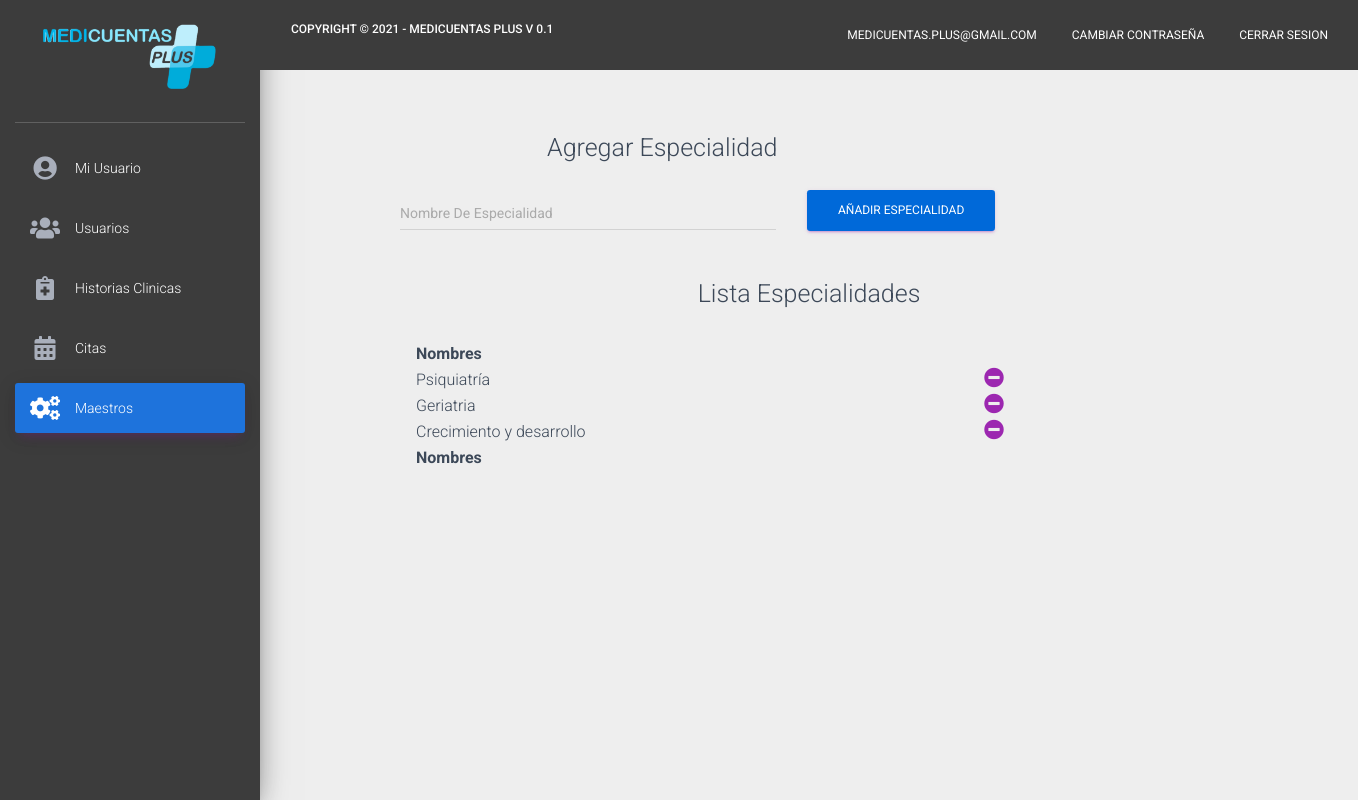
Screenshot of /maestros/especialidades (signed in) with the database file from the repository.
### modelos/models.py (models this page shows)
class Usuario(models.Model):
    primernombre = models.CharField(max_length=1000, blank=True, null=True)
    segundonombre = models.CharField(max_length=1000, blank=True, null=True)
    primerapellido = models.CharField(max_length=1000, blank=True, null=True)
    segundoapellido = models.CharField(max_length=1000, blank=True, null=True)
    usuario = models.CharField(max_length=1000, blank=True, null=True)
    clave = models.TextField(blank=True, null=True)
    tipodocumento= models.CharField(max_length=1000, blank=True, null=True)
    numerodocumento= models.CharField(max_length=1000, blank=True, null=True)
    fechanacimiento = models.DateField(blank=True, null=True)
    edad = models.CharField(max_length=100, blank=True, null=True)
    numerotelefono = models.IntegerField( blank=True, null=True)
    ciudad = models.ForeignKey(Ciudad, on_delete=models.CASCADE,blank=True, null=True)
    especialidad = models.ForeignKey(Especialidad, on_delete=models.CASCADE,blank=True, null=True)
    rol = models.CharField(max_length=500, blank=True , null=True)
    asistente = models.CharField(max_length=500, blank=True, null= True)
    permisoscomentario = models.CharField(max_length=100, blank=True, null= True)
    sexo = models.CharField(max_length=500, blank=True, null= True)
    consultorio = models.CharField(max_length=500, blank=True, null= True)
    estado = models.CharField(max_length=500, blank=True, null= True)

class Especialidad(models.Model):
    especialidad = models.CharField(max_length=1000, blank=True, null=True)

### modelos/views.py (the view)
# urls.py: path('maestros/especialidades',especialidades),
def especialidades(request):
    if request.session.get('validar') == False:
        return redirect('/')
    else:
        usuario = Usuario.objects.get(id=request.session.get('user'))
        if usuario.rol == "Administrador":
            especialidades = Especialidad.objects.all()
            validar = 0
            if request.method == "POST":
                especiaregister = Especialidad(especialidad=request.POST.get("especialidad"))
                especiaregister.save()
                validar = 1
            return render(request,"especialidad.html",{"usuario":usuario,"especialidades":especialidades,"validar":validar,"sesion":request.session.get('validar')})
        else:
            return redirect('/dashboard')

### modelos/templates/especialidad.html (shortened to what this page needs)
<!doctype html>
<html lang="en">
{% load static %}
<head>
    <link rel="stylesheet" href="https://maxcdn.bootstrapcdn.com/font-awesome/latest/css/font-awesome.min.css">
    <link rel="stylesheet" href="https://use.fontawesome.com/releases/v5.7.0/css/all.css"
>
    <link href="https://cdn.jsdelivr.net/npm/bootstrap@5.1.1/dist/css/bootstrap.min.css" rel="stylesheet"
>
    <link href="{% static 'css/material-dashboard.css' %}" rel="stylesheet" />
</head>
<body>
    <div class="wrapper ">
        <div class="sidebar" data-color="purple" data-background-color="white">
            <div class="logo" style="background-color: #3c3c3c;">
                <a href="" class="simple-text logo-mini">
                    <img src="{% static 'imagenes/logo1.png'%}" style=" width: 70%; margin-bottom: 10px" />
                </a>
            </div>
            <div class="sidebar-wrapper" style="background-color: #3c3c3c !important;">
                <ul class="nav">
                    <li class="nav-item">
                        <a class="nav-link" style="color: #fff;" href="/dashboard">
                            <i class="fas fa-user-circle"></i>
                            <p>Mi Usuario</p>
                        </a>
                    </li>
                    <li class="nav-item">
                        <a class="nav-link" href="/usuarios" style="color: #fff;">
                            <i class="fas fa-users"></i>
                            <p>Usuarios</p>
                        </a>
                    </li>
                    <li class="nav-item">
                        <a class="nav-link" href="/historiasclinicas" style="color: #fff;">
                            <i class="fas fa-notes-medical"></i>
                            <p>Historias Clinicas</p>
                        </a>
                    </li>
                    <li class="nav-item">
                        <a class="nav-link" href="/citas" style="color: #fff;">
                            <i class="fas fa-calendar-alt"></i>
                            <p>Citas</p>
                        </a>
                    </li>
                    <li class="nav-item active">
                        <a class="nav-link" href="/maestros" style="background-color: #1e73dc !important;">
                            <i class="fas fa-cogs"></i>
                            <p>Maestros</p>
                        </a>
                    </li>
                </ul>
            </div>
        </div>
        <div class="main-panel">
            <nav class="navbar navbar-expand-lg navbar-transparent navbar-absolute fixed-top"
                style="background-color: #3c3c3c !important; color: #fff !important;">
                <div class="container-fluid">
                    <div class="navbar-wrapper">
                        <a class="navbar-brand" href="javascript:;">
                            <h6>Copyright © 2021 - Medicuentas Plus V 0.1</h6>
                        </a>
                    </div>
                    <div class="collapse navbar-collapse justify-content-end">
                        <ul class="navbar-nav">
                            <li class="nav-item">
                                <a class="nav-link" href="javascript:;">
                                    {{usuario.usuario}}
                                </a>
                            </li>
                            <li class="nav-item">
                                <a class="nav-link" href="/cambioclave/{{usuario.id}}">
                                    Cambiar Contraseña
                                </a>
                            </li>
                            <li class="nav-item">
                                <a class="nav-link" href="/logout">
                                    Cerrar Sesion
                                </a>
                            </li>
                        </ul>
                    </div>
                </div>
            </nav>
            <div class="content">
                <form method="POST" action="/maestros/especialidades">
                <div class="row" style="width:fit-content; margin-top: 10px; margin-bottom: 30px; margin-left: 110px;">
                    <div style="margin-left: 150px; margin-bottom: 10px;">
                        <h3>Agregar Especialidad</h3>
                    </div>
                    <div class="col-md-6">
                        <div class="input-group" style="margin-top: 10px; ">
                            <input type="text"  name="especialidad" class="form-control" id="validationDefaultUsername"
                                aria-describedby="inputGroupPrepend2" placeholder="Nombre De Especialidad" required>
                        </div>
                    </div>
                    <div class="col-md-6">
                        <button type="submit" class="btn btn-primary" style="width: 50%; color: #fff;
                        background-color: #0069d9;
                        border-color: #0062cc">Añadir Especialidad</button>
                    </div>
                </div>
            </form>
                <div style="margin-top: 40px; margin-bottom: 30px;">
                    <h3 style="text-align: center;">Lista Especialidades</h3>
                </div>
                <div style="width: 60%; margin-left: 140px;">
                <table id="example" class="display nowrap" style="width:100%">
                    <thead>
                        <tr>
                            <th>Nombres</th>
                            <th></th>
                        </tr>
                    </thead>
                    <tbody>
                        {% for espe in especialidades%}
                        <tr>
                            <td>{{espe.especialidad}}</td>
                            <td><a href="/maestros/especialidades/{{espe.id}}"><i class="fas fa-minus-circle" style="font-size: 20px;"></i></a></td>
                        </tr>
                        {% endfor %}
                    </tbody>
                    <tfoot>
                        <tr>
                            <th>Nombres</th>
                            <th></th>
                        </tr>
                    </tfoot>
                </table>
            </div>
        </div>
    </div>
    <link rel="stylesheet" type="text/css" href="https://cdn.datatables.net/v/dt/dt-1.11.2/datatables.min.css" />
</body>
</html>

### rows the page displays
Usuario: usuario "MEDICUENTAS.PLUS@GMAIL.COM"
Especialidad: especialidad "Psiquiatría"
Especialidad: especialidad "Geriatria"
Especialidad: especialidad "Crecimiento y desarrollo"
